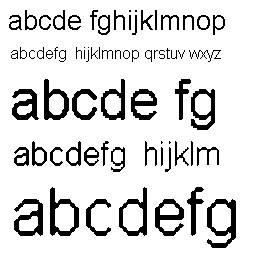
%> input picture ELEN640/textSampler.bmp, 256 x 256 px
$ octave --eval "result = thresh6(imread('../../textSampler.bmp'));"   (GNU Octave 9; MATLAB toolbox functions it lacks are replaced by stand-ins)
%> lines starting %> are read from the running program, lines starting %| are printed output that depends on the picture; in (x1, y1, x2, y2) boxes, pixels count from 0 and x2, y2 are one past the last pixel; in counts of white or black regions, pixels touching at a corner belong together; the program's own positions count from 1
### ELEN640/DQ_Project3/Part 1/threshold.m
function threshim = threshold(im, thresh)
%> called with thresh = 127
%   threshim = threshold(im,thresh)
%   Creates thresholded image, threshim, at given threshold, thresh.


imsize  =   size(im);
%> imsize = [256 256 3]

rows    =   imsize(1);
%> rows = 256
cols    =   imsize(2);
%> cols = 256

threshim = zeros(imsize);
for i = 1:rows
    for j = 1:cols
        if im(i,j) >= thresh
            threshim(i,j) = 255;
        end
    end
end
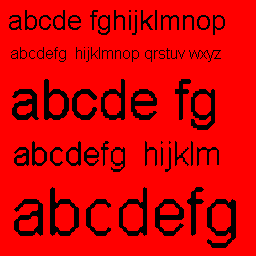
%> threshim: size 256x256x3 double; mean R, G, B 218.8, 0, 0

end

### ELEN640/DQ_Project3/Part 1/thresh6.m
function [threshim1, thresh1, threshim2, thresh2, threshim3, thresh3,...
    threshim4, thresh4, threshim5, thresh5, threshim6, thresh6] = thresh6(im)
%   Creates four thresholded images and plots them all in one subplot
%   Thresh1 is thresholded to half of the full range (256-0)/2
%   Thresh2 is thresholded to the median value of the image
%   Thresh3 is opened then thresholded to half full range
%   Thresh4 is closed then thresholded to half full range
%   Thresh5 is opened then thresholded to median value of image
%   Thresh6 is closed then thresholded to median value of image


% Initialize
% Create structuring element for morphological filtering
se = strel('disk',11,0);

% Thresh 1

thresh1 = (256/2)-1;

threshim1 = threshold(im,thresh1);

figure;
subplot(2,1,1), imshow(threshim1);
title('Thresholded to 127');

% Thresh 2

thresh2 = median(median(im));
%> thresh2 = [255 255 255]
threshim2 = threshold(im,thresh2);

subplot(2,1,2), imshow(threshim2);
title('Thresholded to median value');

% Thresh 3

imex = imopen(im,se);
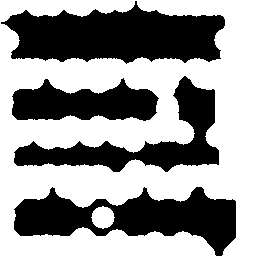
%> imex: size 256x256x3 uint8; 58.5% white; 4 black regions, box (x1, y1, x2, y2) and area: (1, 1, 225, 64) 9468, (14, 187, 236, 256) 7722, (14, 76, 219, 172) 5758, (12, 78, 159, 121) 4261

thresh3 = thresh1;
threshim3 = threshold(imex,thresh3);
%> call 3 of threshold, with thresh = 127
%> after the loop in threshold (call 3), `for i = 1:rows`:
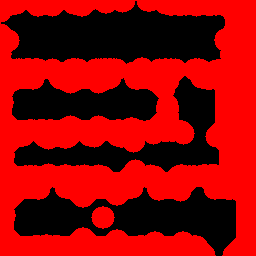
%> threshim: size 256x256x3 double; mean R, G, B 149.1, 0, 0

figure;
subplot(2,2,1), imshow(threshim3);
title('Opened then thresholded to 127');

% Thresh 4

imex = imclose(im,se);
%> imex: size 256x256x3 uint8; every value is 255

thresh4 = thresh1;
threshim4 = threshold(imex, thresh4);
%> call 4 of threshold, with thresh = 127
%> after the loop in threshold (call 4), `for i = 1:rows`:
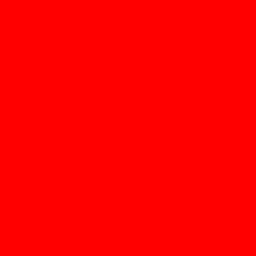
%> threshim: size 256x256x3 double; mean R, G, B 255, 0, 0

subplot(2,2,2), imshow(threshim4);
title('Closed then thresholded to 127');

% Thresh 5

imex = imopen(im,se);

thresh5 = median(median(imex));
%> thresh5 = [255 255 255]
threshim5 = threshold(imex, thresh5);

subplot(2,2,3), imshow(threshim5);
title('Opened then thresholded to median');

% Thresh 6

imex = imclose(im,se);

thresh6 = median(median(imex));
%> thresh6 = [255 255 255]
threshim6 = threshold(imex, thresh6);

subplot(2,2,4), imshow(threshim5);
title('Closed then thresholded to median');
